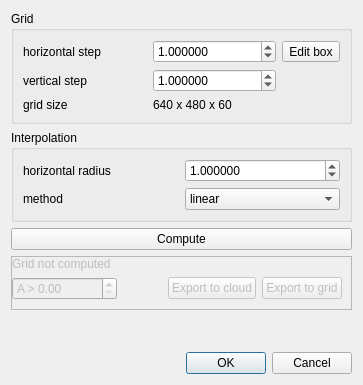
<?xml version="1.0" encoding="UTF-8"?>
<ui version="4.0">
 <class>ComputeOrthoWFDialog</class>
 <widget class="QDialog" name="ComputeOrthoWFDialog">
  <property name="geometry">
   <rect>
    <x>0</x>
    <y>0</y>
    <width>363</width>
    <height>385</height>
   </rect>
  </property>
  <property name="windowTitle">
   <string>Compute ortho-waveforms</string>
  </property>
  <property name="windowIcon">
   <iconset resource="qFWF.qrc">
    <normaloff>:/CC/plugin/qFWF/wave_grid.png</normaloff>:/CC/plugin/qFWF/wave_grid.png</iconset>
  </property>
  <layout class="QVBoxLayout" name="verticalLayout_2">
   <item>
    <widget class="QGroupBox" name="gridGroupBox">
     <property name="title">
      <string>Grid</string>
     </property>
     <layout class="QGridLayout" name="gridLayout">
      <item row="2" column="1">
       <widget class="QDoubleSpinBox" name="vGridStepDoubleSpinBox">
        <property name="toolTip">
         <string>size of step of the grid generated (in the same units as the coordinates of the point cloud)</string>
        </property>
        <property name="decimals">
         <number>6</number>
        </property>
        <property name="minimum">
         <double>0.001000000000000</double>
        </property>
        <property name="maximum">
         <double>1000.000000000000000</double>
        </property>
        <property name="singleStep">
         <double>0.001000000000000</double>
        </property>
        <property name="value">
         <double>1.000000000000000</double>
        </property>
       </widget>
      </item>
      <item row="3" column="0">
       <widget class="QLabel" name="label_4">
        <property name="text">
         <string>grid size</string>
        </property>
       </widget>
      </item>
      <item row="1" column="0">
       <widget class="QLabel" name="label_2">
        <property name="text">
         <string>horizontal step</string>
        </property>
       </widget>
      </item>
      <item row="3" column="1">
       <widget class="QLabel" name="gridWidthLabel">
        <property name="text">
         <string>640 x 480 x 60</string>
        </property>
       </widget>
      </item>
      <item row="2" column="0">
       <widget class="QLabel" name="label_3">
        <property name="text">
         <string>vertical step</string>
        </property>
       </widget>
      </item>
      <item row="1" column="1">
       <widget class="QDoubleSpinBox" name="hGridStepDoubleSpinBox">
        <property name="toolTip">
         <string>size of step of the grid generated (in the same units as the coordinates of the point cloud)</string>
        </property>
        <property name="decimals">
         <number>6</number>
        </property>
        <property name="minimum">
         <double>0.001000000000000</double>
        </property>
        <property name="maximum">
         <double>1000.000000000000000</double>
        </property>
        <property name="singleStep">
         <double>0.001000000000000</double>
        </property>
        <property name="value">
         <double>1.000000000000000</double>
        </property>
       </widget>
      </item>
      <item row="1" column="2">
       <widget class="QToolButton" name="editBoxToolButton">
        <property name="text">
         <string>Edit box</string>
        </property>
       </widget>
      </item>
     </layout>
    </widget>
   </item>
   <item>
    <widget class="QGroupBox" name="interpGroupBox">
     <property name="title">
      <string>Interpolation</string>
     </property>
     <layout class="QGridLayout" name="gridLayout_2">
      <item row="0" column="0">
       <widget class="QLabel" name="label">
        <property name="text">
         <string>horizontal radius</string>
        </property>
       </widget>
      </item>
      <item row="0" column="1">
       <widget class="QDoubleSpinBox" name="radiusDoubleSpinBox">
        <property name="toolTip">
         <string>size of step of the grid generated (in the same units as the coordinates of the point cloud)</string>
        </property>
        <property name="decimals">
         <number>6</number>
        </property>
        <property name="minimum">
         <double>0.001000000000000</double>
        </property>
        <property name="maximum">
         <double>1000.000000000000000</double>
        </property>
        <property name="singleStep">
         <double>0.001000000000000</double>
        </property>
        <property name="value">
         <double>1.000000000000000</double>
        </property>
       </widget>
      </item>
      <item row="1" column="0">
       <widget class="QLabel" name="label_5">
        <property name="text">
         <string>method</string>
        </property>
       </widget>
      </item>
      <item row="1" column="1">
       <widget class="QComboBox" name="interpMethodComboBox">
        <item>
         <property name="text">
          <string>linear</string>
         </property>
        </item>
        <item>
         <property name="text">
          <string>inverse square</string>
         </property>
        </item>
        <item>
         <property name="text">
          <string>inverse exp.</string>
         </property>
        </item>
       </widget>
      </item>
     </layout>
    </widget>
   </item>
   <item>
    <widget class="QPushButton" name="computePushButton">
     <property name="text">
      <string>Compute</string>
     </property>
    </widget>
   </item>
   <item>
    <widget class="QFrame" name="buttonFrame">
     <property name="enabled">
      <bool>false</bool>
     </property>
     <property name="frameShape">
      <enum>QFrame::StyledPanel</enum>
     </property>
     <property name="frameShadow">
      <enum>QFrame::Raised</enum>
     </property>
     <layout class="QVBoxLayout" name="verticalLayout">
      <property name="leftMargin">
       <number>0</number>
      </property>
      <property name="topMargin">
       <number>0</number>
      </property>
      <item>
       <widget class="QLabel" name="gridInfoLabel">
        <property name="text">
         <string>Grid not computed</string>
        </property>
       </widget>
      </item>
      <item>
       <layout class="QHBoxLayout" name="horizontalLayout">
        <item>
         <widget class="QDoubleSpinBox" name="minAmpDoubleSpinBox">
          <property name="toolTip">
           <string>Minimum amplitude for exported points</string>
          </property>
          <property name="prefix">
           <string>A &gt; </string>
          </property>
          <property name="maximum">
           <double>1000000.000000000000000</double>
          </property>
         </widget>
        </item>
        <item>
         <spacer name="horizontalSpacer">
          <property name="orientation">
           <enum>Qt::Horizontal</enum>
          </property>
          <property name="sizeHint" stdset="0">
           <size>
            <width>60</width>
            <height>20</height>
           </size>
          </property>
         </spacer>
        </item>
        <item>
         <widget class="QPushButton" name="exportCloudPushButton">
          <property name="toolTip">
           <string>Export the grid as a point cloud with ortho-waveforms</string>
          </property>
          <property name="text">
           <string>Export to cloud</string>
          </property>
         </widget>
        </item>
        <item>
         <widget class="QPushButton" name="exportGridPushButton">
          <property name="toolTip">
           <string>Export the grid as a point cloud</string>
          </property>
          <property name="text">
           <string>Export to grid</string>
          </property>
         </widget>
        </item>
       </layout>
      </item>
     </layout>
    </widget>
   </item>
   <item>
    <spacer name="verticalSpacer">
     <property name="orientation">
      <enum>Qt::Vertical</enum>
     </property>
     <property name="sizeHint" stdset="0">
      <size>
       <width>20</width>
       <height>40</height>
      </size>
     </property>
    </spacer>
   </item>
   <item>
    <widget class="QDialogButtonBox" name="buttonBox">
     <property name="orientation">
      <enum>Qt::Horizontal</enum>
     </property>
     <property name="standardButtons">
      <set>QDialogButtonBox::Cancel|QDialogButtonBox::Ok</set>
     </property>
    </widget>
   </item>
  </layout>
 </widget>
 <resources>
  <include location="qFWF.qrc"/>
 </resources>
 <connections>
  <connection>
   <sender>buttonBox</sender>
   <signal>accepted()</signal>
   <receiver>ComputeOrthoWFDialog</receiver>
   <slot>accept()</slot>
   <hints>
    <hint type="sourcelabel">
     <x>248</x>
     <y>254</y>
    </hint>
    <hint type="destinationlabel">
     <x>157</x>
     <y>274</y>
    </hint>
   </hints>
  </connection>
  <connection>
   <sender>buttonBox</sender>
   <signal>rejected()</signal>
   <receiver>ComputeOrthoWFDialog</receiver>
   <slot>reject()</slot>
   <hints>
    <hint type="sourcelabel">
     <x>316</x>
     <y>260</y>
    </hint>
    <hint type="destinationlabel">
     <x>286</x>
     <y>274</y>
    </hint>
   </hints>
  </connection>
 </connections>
</ui>
